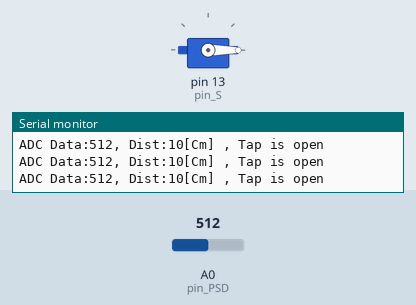
Bench run of a sketch on a simulated Arduino Uno, built with avr-gcc and run on an emulated ATmega328P. Parts: servo, the last lines printed to the serial monitor. Inputs (shaded band) come from the test bench; at power-on: A0 (pin_PSD) = 512.

Above: at 1.3 s.
1.4 s: A0 (pin_PSD) set to 354
2.9 s: A0 (pin_PSD) set to 322
At 4.2 s:
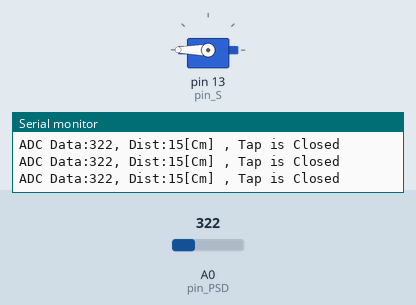
4.5 s: A0 (pin_PSD) set to 511
At 5.5 s:
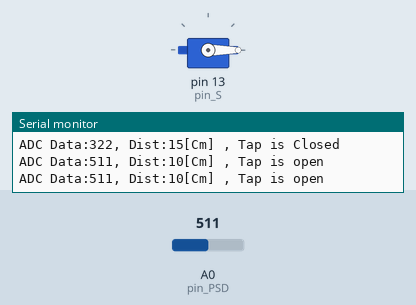
6.0 s: A0 (pin_PSD) set to 306
At 6.7 s:
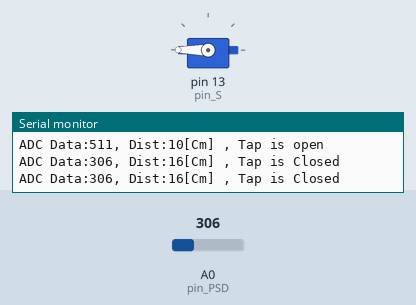
Timing chart, 0 to 8.5 s (numbered marks = the images above; inputs shaded):
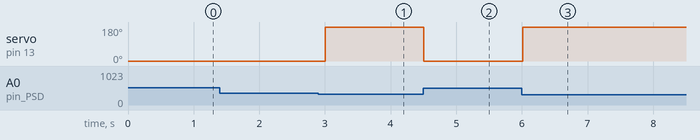

Measured:
- the behaviour switches between 337 and 336 on A0 (pin_PSD) (found by bisection; images 0 and 1)
- after the input at 2.9 s, servo on pin 13 (pin_S): 0° → 180° after 0.11 s
- after the input at 4.5 s, servo on pin 13 (pin_S): 180° → 0° at once
- after the input at 6.0 s, servo on pin 13 (pin_S): 0° → 180° at once

The sketch:

PSD.ino
```cpp
#include <Servo.h>
int pin_S = 13;
int pin_PSD = A0;
Servo SERVO;


void setup() {
    Serial.begin(115200);
    pinMode(pin_PSD,INPUT);
    SERVO.attach(pin_S);
    while(!Serial);
}

void loop() {
  long int Dist, ADC_data, Volt;
  char *message;
  ADC_data = analogRead(pin_PSD);
  Dist = 10000 / (ADC_data*434*5/1023-46);
  if(Dist>80){
    Dist=80;
  }
  else if(Dist<10){
    Dist=10;
  }
  if(Dist<15){
    SERVO.write(0);
    message="Tap is open";
  }
  else{
    SERVO.write(180);
     message="Tap is Closed";
  }
  Serial.print("ADC Data:");
  Serial.print(ADC_data);
  Serial.print(", Dist:");
  Serial.print(Dist);
  Serial.print("[Cm] , ");
  Serial.println(message);
  delay(500);

}
```
